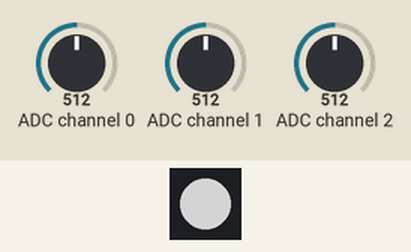
The program below on a simulated Raspberry Pi (BCM pin numbers). On the bench: 1 RGB LEDs in strip order, left to right. The inputs (shaded band) are chosen by the test bench; at power-on: ADC channel 0 = 512, ADC channel 1 = 512, ADC channel 2 = 512 (analog values on the 0–1023 scale). Dim RGB values are drawn brighter than linear.

Above: at 1.2 s.
1.3 s: ADC channel 0 set to 264
At 2.4 s:
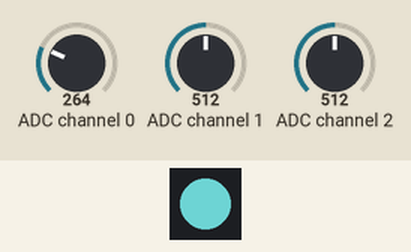
2.8 s: ADC channel 0 set to 237
At 3.5 s:
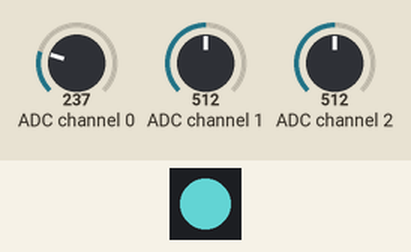
4.3 s: ADC channel 1 set to 266
At 4.6 s:
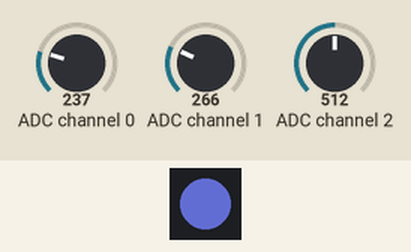
5.8 s: ADC channel 1 set to 239
At 7.0 s:
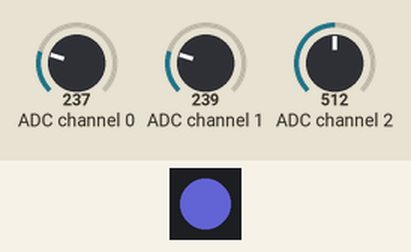
7.3 s: ADC channel 2 set to 493
At 8.1 s:
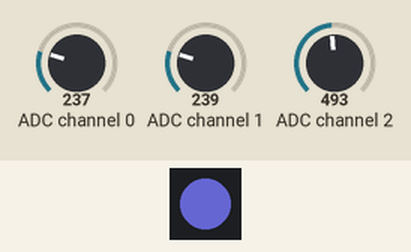
8.8 s: ADC channel 2 set to 483
At 9.3 s:
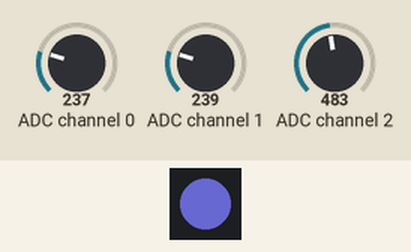
Timing chart, 0 to 11.3 s (numbered marks = the images above; inputs shaded):
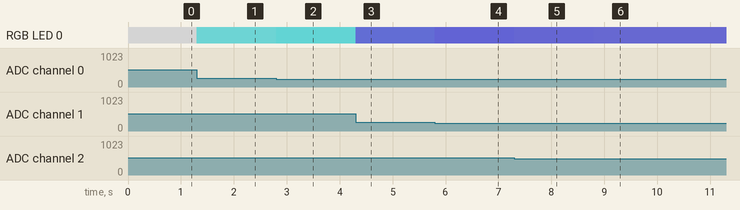

The program:

LED_CONTROL_USING_RASPBERRYPI.py
```python
from gpiozero import RGBLED, MCP3008

led = RGBLED(red=2, green=3, blue=4)
red_pot = MCP3008(channel=0)
green_pot = MCP3008(channel=1)
blue_pot = MCP3008(channel=2)

while True:
    led.red = red_pot.value
    led.green = green_pot.value
    led.blue = blue_pot.value
```

Measured:
- after the input at 1.3 s, RGB LED 0: RGB(128, 128, 128) → RGB(66, 128, 128) at once
- after the input at 2.8 s, RGB LED 0: RGB(66, 128, 128) → RGB(59, 128, 128) at once
- after the input at 4.3 s, RGB LED 0: RGB(59, 128, 128) → RGB(59, 66, 128) at once
- after the input at 5.8 s, RGB LED 0: RGB(59, 66, 128) → RGB(59, 60, 128) at once
- after the input at 7.3 s, RGB LED 0: RGB(59, 60, 128) → RGB(59, 60, 123) at once
- after the input at 8.8 s, RGB LED 0: RGB(59, 60, 123) → RGB(59, 60, 120) at once
